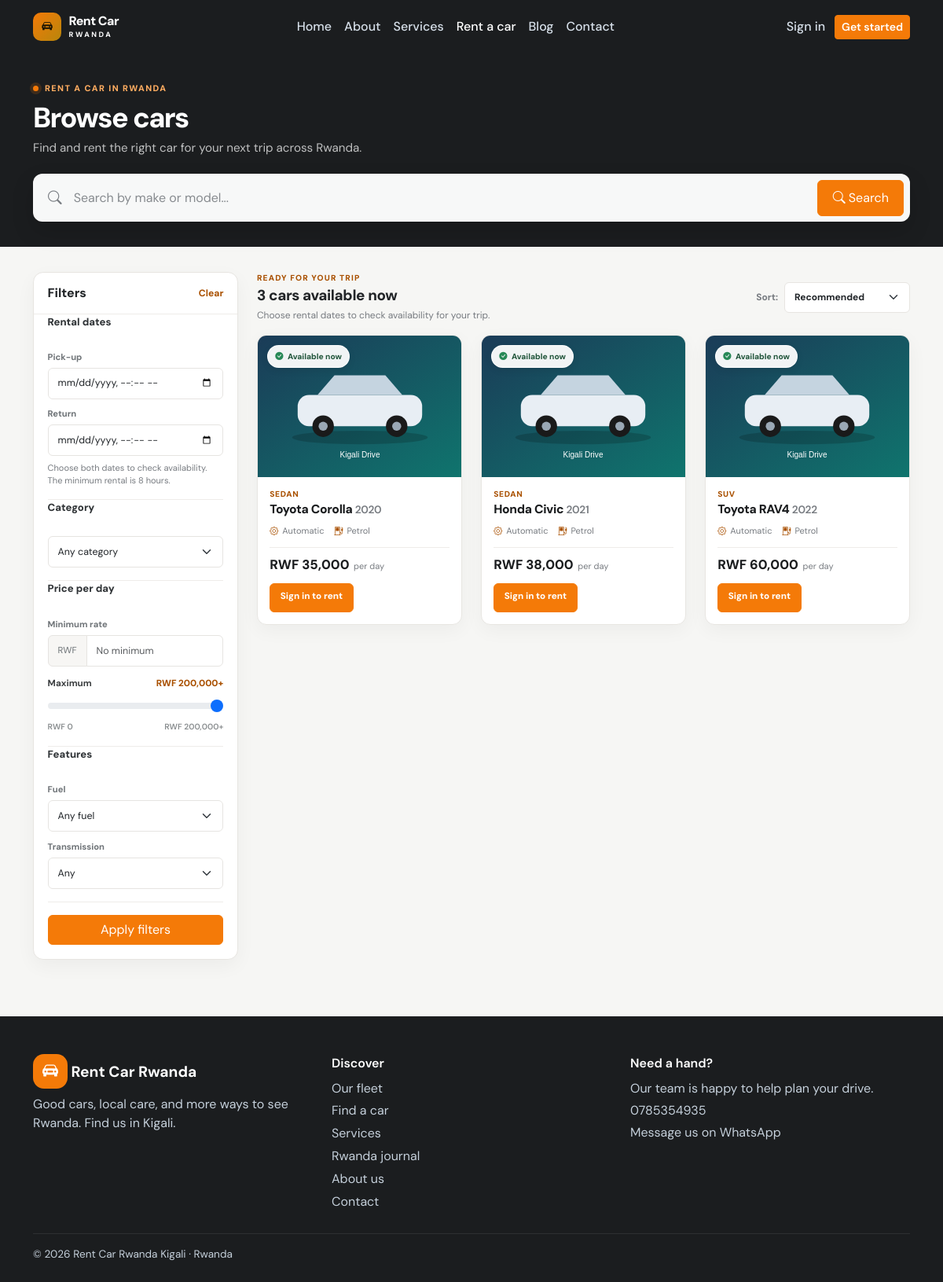
The page /index.php?r=search on the database its author committed.
### tables this page shows
CREATE TABLE IF NOT EXISTS vehicles (
  vehicle_id BIGINT UNSIGNED AUTO_INCREMENT PRIMARY KEY,
  category_id BIGINT UNSIGNED NOT NULL,
  registration_no VARCHAR(30) NOT NULL UNIQUE,
  vin VARCHAR(80) NULL UNIQUE,
  make VARCHAR(80) NOT NULL,
  model VARCHAR(80) NOT NULL,
  manufacture_year SMALLINT UNSIGNED NULL,
  colour VARCHAR(40) NULL,
  transmission ENUM('manual','automatic','other') NOT NULL DEFAULT 'manual',
  fuel_type ENUM('petrol','diesel','hybrid','electric','other') NOT NULL DEFAULT 'petrol',
  daily_rate DECIMAL(12,2) NOT NULL,
  weekly_rate DECIMAL(12,2) NULL,
  monthly_rate DECIMAL(12,2) NULL,
  current_mileage INT UNSIGNED NOT NULL DEFAULT 0,
  fuel_level_percent DECIMAL(5,2) NULL,
  image_path VARCHAR(500) NULL,
  status ENUM('available','reserved','rented','maintenance','inactive') NOT NULL DEFAULT 'available',
  insurance_expiry_date DATE NULL,
  inspection_expiry_date DATE NULL,
  description TEXT NULL,
  created_by BIGINT UNSIGNED NULL,
  created_at TIMESTAMP NOT NULL DEFAULT CURRENT_TIMESTAMP,
  updated_at TIMESTAMP NOT NULL DEFAULT CURRENT_TIMESTAMP ON UPDATE CURRENT_TIMESTAMP,
  KEY idx_vehicle_search (category_id,status,daily_rate), KEY idx_vehicle_model (make,model),
  CONSTRAINT fk_vehicle_category FOREIGN KEY (category_id) REFERENCES vehicle_categories(category_id) ON DELETE RESTRICT ON UPDATE CASCADE,
  CONSTRAINT fk_vehicle_creator FOREIGN KEY (created_by) REFERENCES users(user_id) ON DELETE SET NULL ON UPDATE CASCADE,
  CONSTRAINT chk_vehicle_rates CHECK (daily_rate >= 0 AND (weekly_rate IS NULL OR weekly_rate >= 0) AND (monthly_rate IS NULL OR monthly_rate >= 0)),
  CONSTRAINT chk_vehicle_fuel CHECK (fuel_level_percent IS NULL OR fuel_level_percent BETWEEN 0 AND 100)
);

CREATE TABLE IF NOT EXISTS vehicle_categories (
  category_id BIGINT UNSIGNED AUTO_INCREMENT PRIMARY KEY,
  category_name VARCHAR(80) NOT NULL UNIQUE,
  description VARCHAR(255) NULL,
  default_daily_rate DECIMAL(12,2) NOT NULL DEFAULT 0,
  default_weekly_rate DECIMAL(12,2) NULL,
  default_monthly_rate DECIMAL(12,2) NULL,
  passenger_capacity TINYINT UNSIGNED NULL,
  is_active TINYINT(1) NOT NULL DEFAULT 1,
  created_at TIMESTAMP NOT NULL DEFAULT CURRENT_TIMESTAMP,
  CONSTRAINT chk_category_rates CHECK (default_daily_rate >= 0 AND (default_weekly_rate IS NULL OR default_weekly_rate >= 0) AND (default_monthly_rate IS NULL OR default_monthly_rate >= 0))
);

### views/home/search.php (the view, shortened to what the rows shown need)
<?php
$hasDates = $pickup !== '' && $returnAt !== '';
?>
<section class="hire-page">
  <form method="get" action="<?= e(url('search')) ?>" class="hire-search-form" data-min-rental-hours="8">
    <header class="hire-search-hero">
      <div class="container">
        <div class="hire-search-heading">
          <h1>Browse cars</h1>
        </div>
      </div>
    </header>
    <div class="container hire-search-content">
      <div class="row g-4 align-items-start">
        <aside class="col-lg-3">
          <section class="hire-filter-panel" id="hire-filters" aria-labelledby="hire-filter-title">
            <div class="hire-filter-heading">
              <h2 id="hire-filter-title">Filters</h2>
            </div>
          </section>
        </aside>
        <main class="col-lg-9" aria-labelledby="hire-results-title">
          <div class="hire-results-toolbar">
            <div>
              <h2 id="hire-results-title">
                <?php if ($error): ?>Review your search<?php else: ?><?= count($results) ?> <?= count($results) === 1 ? 'car' : 'cars' ?> <?= $hasDates ? 'available for your dates' : 'available now' ?><?php endif; ?>
              </h2>
            </div>
          </div>
          <?php if ($error): ?>
            <div class="hire-empty-state">
              <span class="hire-empty-icon"><i class="bi bi-sliders" aria-hidden="true"></i></span>
              <h3>Check your search details</h3>
              <p>Review the message above, then update your dates or filters and search again.</p>
            </div>
          <?php else: ?>
            <div class="row g-3 g-xl-4 hire-car-grid">
              <?php foreach ($results as $vehicle): ?>
                <?php
                  $quote = $quotes[(int)$vehicle['vehicle_id']] ?? null;
                  $canViewDetails = !empty($user) && (\Crms\Auth::isCustomer() || can('vehicles.view'));
                  $detailsUrl = $canViewDetails ? url('vehicles/show', ['id' => $vehicle['vehicle_id']]) : url('search', ['category_id' => $vehicle['category_id']]);
                ?>
                <div class="col-sm-6 col-xl-4">
                  <article class="hire-car-card">
                    <a class="hire-car-photo<?= $canViewDetails ? '' : ' is-static' ?>" href="<?= e($detailsUrl) ?>"<?= $canViewDetails ? '' : ' aria-label="' . e($vehicle['make'] . ' ' . $vehicle['model']) . '"' ?>>
                      <img src="<?= e(vehicle_img($vehicle['image_path'] ?? null, $vehicle['category_name'] ?? null)) ?>" alt="<?= e($vehicle['make'] . ' ' . $vehicle['model']) ?>">
                      <span class="hire-car-badge"><i class="bi bi-check-circle-fill" aria-hidden="true"></i> <?= $hasDates ? 'Available for dates' : 'Available now' ?></span>
                    </a>
                    <div class="hire-car-body">
                      <div class="hire-car-category"><?= e($vehicle['category_name']) ?></div>
                      <h3><?= e($vehicle['make'] . ' ' . $vehicle['model']) ?><?php if (!empty($vehicle['manufacture_year'])): ?> <span><?= (int)$vehicle['manufacture_year'] ?></span><?php endif; ?></h3>
                      <div class="hire-car-specs">
                        <span><i class="bi bi-gear" aria-hidden="true"></i><?= e(ucfirst($vehicle['transmission'])) ?></span>
                        <span><i class="bi bi-fuel-pump" aria-hidden="true"></i><?= e(ucfirst($vehicle['fuel_type'])) ?></span>
                      </div>
                      <div class="hire-car-price">
                        <?php if ($quote): ?>
                          <strong><?= e(\Crms\Money::format($quote['total'])) ?></strong><span>total for <?= (int)$quote['estimated_days'] ?> day<?= (int)$quote['estimated_days'] === 1 ? '' : 's' ?></span>
                        <?php else: ?>
                          <strong><?= e(\Crms\Money::format($vehicle['daily_rate'])) ?></strong><span>per day</span>
                        <?php endif; ?>
                      </div>
                      <div class="hire-car-actions">
                        <?php if (!empty($user) && $hasDates): ?>
                          <a class="btn btn-primary" href="<?= e(url('reservations/form', ['vehicle_id' => $vehicle['vehicle_id'], 'pickup_datetime' => str_replace(' ', 'T', substr((string)$pickup, 0, 16)), 'return_datetime' => str_replace(' ', 'T', substr((string)$returnAt, 0, 16))])) ?>">Rent this car</a>
                        <?php elseif (!empty($user)): ?>
                          <a class="btn btn-primary" href="#hire-pickup">Choose dates</a>
                        <?php else: ?>
                          <a class="btn btn-primary" href="<?= e(url('login')) ?>">Sign in to rent</a>
                        <?php endif; ?>
                      </div>
                    </div>
                  </article>
                </div>
              <?php endforeach; ?>
            </div>
          <?php endif; ?>
        </main>
      </div>
    </div>
  </form>
</section>

### rows shown on the page
vehicles: image_path.category_name (placeholder picture), category.category_name "SEDAN", make+model "Toyota Corolla", manufacture_year "2020", transmission "Automatic", fuel_type "Petrol", daily_rate "RWF 35,000"
vehicles: image_path.category_name (placeholder picture), category.category_name "SEDAN", make+model "Honda Civic", manufacture_year "2021", transmission "Automatic", fuel_type "Petrol", daily_rate "RWF 38,000"
vehicles: image_path.category_name (placeholder picture), category.category_name "SUV", make+model "Toyota RAV4", manufacture_year "2022", transmission "Automatic", fuel_type "Petrol", daily_rate "RWF 60,000"

### other values the page prints
$label "Home About Contact"
$sliderMax "200,000"
count($results) "3"
